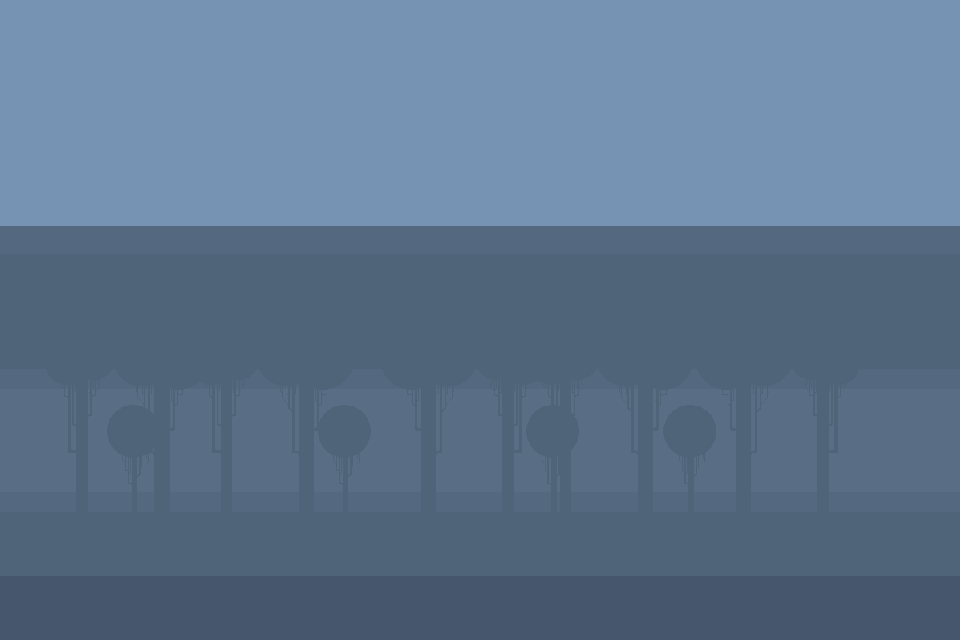

A 2D game scene composited from a Tiled map and its tileset images. What follows is a short description and the map's XML, with every tile layer's data as written:
An orthogonal 30x20 tile map with 32x32 px tiles, 2 tile layers (Fondo, Entreplanos3), 3 hidden layers not drawn, 2 tilesets.

<map version="1.10" tiledversion="1.11.0" orientation="orthogonal" renderorder="right-down" width="30" height="20" tilewidth="32" tileheight="32" infinite="0" nextlayerid="11" nextobjectid="1">
 <tileset firstgid="1" name="Fondo" tilewidth="928" tileheight="793" tilecount="1" columns="1">
  <image source="../images/Free Pixel Art Forest/Layer_0009_2.png" width="928" height="793" />
 </tileset>
 <tileset firstgid="2" source="Tfondo.tsx" />
 <layer id="1" name="Fondo" width="30" height="20">
  <data encoding="csv">
0,0,0,0,0,0,0,0,0,0,0,0,0,0,0,0,0,0,0,0,0,0,0,0,0,0,0,0,0,0,
0,0,0,0,0,0,0,0,0,0,0,0,0,0,0,0,0,0,0,0,0,0,0,0,0,0,0,0,0,0,
0,0,0,0,0,0,0,0,0,0,0,0,0,0,0,0,0,0,0,0,0,0,0,0,0,0,0,0,0,0,
0,0,0,0,0,0,0,0,0,0,0,0,0,0,0,0,0,0,0,0,0,0,0,0,0,0,0,0,0,0,
0,0,0,0,0,0,0,0,0,0,0,0,0,0,0,0,0,0,0,0,0,0,0,0,0,0,0,0,0,0,
0,0,0,0,0,0,0,0,0,0,0,0,0,0,0,0,0,0,0,0,0,0,0,0,0,0,0,0,0,0,
0,0,0,0,0,0,0,0,0,0,0,0,0,0,0,0,0,0,0,0,0,0,0,0,0,0,0,0,0,0,
0,0,0,0,0,0,0,0,0,0,0,0,0,0,0,0,0,0,0,0,0,0,0,0,0,0,0,0,0,0,
0,0,0,0,0,0,0,0,0,0,0,0,0,0,0,0,0,0,0,0,0,0,0,0,0,0,0,0,0,0,
0,0,0,0,0,0,0,0,0,0,0,0,0,0,0,0,0,0,0,0,0,0,0,0,0,0,0,0,0,0,
0,0,0,0,0,0,0,0,0,0,0,0,0,0,0,0,0,0,0,0,0,0,0,0,0,0,0,0,0,0,
0,0,0,0,0,0,0,0,0,0,0,0,0,0,0,0,0,0,0,0,0,0,0,0,0,0,0,0,0,0,
0,0,0,0,0,0,0,0,0,0,0,0,0,0,0,0,0,0,0,0,0,0,0,0,0,0,0,0,0,0,
0,0,0,0,0,0,0,0,0,0,0,0,0,0,0,0,0,0,0,0,0,0,0,0,0,0,0,0,0,0,
0,0,0,0,0,0,0,0,0,0,0,0,0,0,0,0,0,0,0,0,0,0,0,0,0,0,0,0,0,0,
0,0,0,0,0,0,0,0,0,0,0,0,0,0,0,0,0,0,0,0,0,0,0,0,0,0,0,0,0,0,
0,0,0,0,0,0,0,0,0,0,0,0,0,0,0,0,0,0,0,0,0,0,0,0,0,0,0,0,0,0,
0,0,0,0,0,0,0,0,0,0,0,0,0,0,0,0,0,0,0,0,0,0,0,0,0,0,0,0,0,0,
0,0,0,0,0,0,0,0,0,0,0,0,0,0,0,0,0,0,0,0,0,0,0,0,0,0,0,0,0,0,
2,0,0,0,0,0,0,0,0,0,0,0,0,0,0,0,0,0,0,0,0,0,0,0,0,0,0,0,0,2
</data>
 </layer>
 <layer id="7" name="Entreplanos3" width="30" height="20">
  <data encoding="csv">
0,0,0,0,0,0,0,0,0,0,0,0,0,0,0,0,0,0,0,0,0,0,0,0,0,0,0,0,0,0,
0,0,0,0,0,0,0,0,0,0,0,0,0,0,0,0,0,0,0,0,0,0,0,0,0,0,0,0,0,0,
0,0,0,0,0,0,0,0,0,0,0,0,0,0,0,0,0,0,0,0,0,0,0,0,0,0,0,0,0,0,
0,0,0,0,0,0,0,0,0,0,0,0,0,0,0,0,0,0,0,0,0,0,0,0,0,0,0,0,0,0,
0,0,0,0,0,0,0,0,0,0,0,0,0,0,0,0,0,0,0,0,0,0,0,0,0,0,0,0,0,0,
0,0,0,0,0,0,0,0,0,0,0,0,0,0,0,0,0,0,0,0,0,0,0,0,0,0,0,0,0,0,
0,0,0,0,0,0,0,0,0,0,0,0,0,0,0,0,0,0,0,0,0,0,0,0,0,0,0,0,0,0,
0,0,0,0,0,0,0,0,0,0,0,0,0,0,0,0,0,0,0,0,0,0,0,0,0,0,0,0,0,0,
0,0,0,0,0,0,0,0,0,0,0,0,0,0,0,0,0,0,0,0,0,0,0,0,0,0,0,0,0,0,
0,0,0,0,0,0,0,0,0,0,0,0,0,0,0,0,0,0,0,0,0,0,0,0,0,0,0,0,0,0,
0,0,0,0,0,0,0,0,0,0,0,0,0,0,0,0,0,0,0,0,0,0,0,0,0,0,0,0,0,0,
0,0,0,0,0,0,0,0,0,0,0,0,0,0,0,0,0,0,0,0,0,0,0,0,0,0,0,0,0,0,
0,0,0,0,0,0,0,0,0,0,0,0,0,0,0,0,0,0,0,0,0,0,0,0,0,0,0,0,0,0,
0,0,0,0,0,0,0,0,0,0,0,0,0,0,0,0,0,0,0,0,0,0,0,0,0,0,0,0,0,0,
0,0,0,0,0,0,0,0,0,0,0,0,0,0,0,0,0,0,0,0,0,0,0,0,0,0,0,0,0,0,
0,0,0,0,0,0,0,0,0,0,0,0,0,0,0,0,0,0,0,0,0,0,0,0,0,0,0,0,0,0,
0,0,0,0,0,0,0,0,0,0,0,0,0,0,0,0,0,0,0,0,0,0,0,0,0,0,0,0,0,0,
0,0,0,0,0,0,0,0,0,0,0,0,0,0,0,0,0,0,0,0,0,0,0,0,0,0,0,0,0,0,
0,0,0,0,0,0,0,0,0,0,0,0,0,0,0,0,0,0,0,0,0,0,0,0,0,0,0,0,0,0,
1,0,0,0,0,0,0,0,0,0,0,0,0,0,0,0,0,0,0,0,0,0,0,0,0,0,0,0,0,1
</data>
 </layer>
 <layer id="8" name="Entreplanos2" width="30" height="20" visible="0">
  <data encoding="csv">
0,0,0,0,0,0,0,0,0,0,0,0,0,0,0,0,0,0,0,0,0,0,0,0,0,0,0,0,0,0,
0,0,0,0,0,0,0,0,0,0,0,0,0,0,0,0,0,0,0,0,0,0,0,0,0,0,0,0,0,0,
0,0,0,0,0,0,0,0,0,0,0,0,0,0,0,0,0,0,0,0,0,0,0,0,0,0,0,0,0,0,
0,0,0,0,0,0,0,0,0,0,0,0,0,0,0,0,0,0,0,0,0,0,0,0,0,0,0,0,0,0,
0,0,0,0,0,0,0,0,0,0,0,0,0,0,0,0,0,0,0,0,0,0,0,0,0,0,0,0,0,0,
0,0,0,0,0,0,0,0,0,0,0,0,0,0,0,0,0,0,0,0,0,0,0,0,0,0,0,0,0,0,
0,0,0,0,0,0,0,0,0,0,0,0,0,0,0,0,0,0,0,0,0,0,0,0,0,0,0,0,0,0,
0,0,0,0,0,0,0,0,0,0,0,0,0,0,0,0,0,0,0,0,0,0,0,0,0,0,0,0,0,0,
0,0,0,0,0,0,0,0,0,0,0,0,0,0,0,0,0,0,0,0,0,0,0,0,0,0,0,0,0,0,
0,0,0,0,0,0,0,0,0,0,0,0,0,0,0,0,0,0,0,0,0,0,0,0,0,0,0,0,0,0,
0,0,0,0,0,0,0,0,0,0,0,0,0,0,0,0,0,0,0,0,0,0,0,0,0,0,0,0,0,0,
0,0,0,0,0,0,0,0,0,0,0,0,0,0,0,0,0,0,0,0,0,0,0,0,0,0,0,0,0,0,
0,0,0,0,0,0,0,0,0,0,0,0,0,0,0,0,0,0,0,0,0,0,0,0,0,0,0,0,0,0,
0,0,0,0,0,0,0,0,0,0,0,0,0,0,0,0,0,0,0,0,0,0,0,0,0,0,0,0,0,0,
0,0,0,0,0,0,0,0,0,0,0,0,0,0,0,0,0,0,0,0,0,0,0,0,0,0,0,0,0,0,
0,0,0,0,0,0,0,0,0,0,0,0,0,0,0,0,0,0,0,0,0,0,0,0,0,0,0,0,0,0,
0,0,0,0,0,0,0,0,0,0,0,0,0,0,0,0,0,0,0,0,0,0,0,0,0,0,0,0,0,0,
0,0,0,0,0,0,0,0,0,0,0,0,0,0,0,0,0,0,0,0,0,0,0,0,0,0,0,0,0,0,
0,0,0,0,0,0,0,0,0,0,0,0,0,0,0,0,0,0,0,0,0,0,0,0,0,0,0,0,0,0,
0,0,0,0,0,0,0,0,0,0,0,0,0,0,0,0,0,0,0,0,0,0,0,0,0,0,0,0,0,0
</data>
 </layer>
 <layer id="9" name="Entreplanos1" width="30" height="20" visible="0">
  <data encoding="csv">
0,0,0,0,0,0,0,0,0,0,0,0,0,0,0,0,0,0,0,0,0,0,0,0,0,0,0,0,0,0,
0,0,0,0,0,0,0,0,0,0,0,0,0,0,0,0,0,0,0,0,0,0,0,0,0,0,0,0,0,0,
0,0,0,0,0,0,0,0,0,0,0,0,0,0,0,0,0,0,0,0,0,0,0,0,0,0,0,0,0,0,
0,0,0,0,0,0,0,0,0,0,0,0,0,0,0,0,0,0,0,0,0,0,0,0,0,0,0,0,0,0,
0,0,0,0,0,0,0,0,0,0,0,0,0,0,0,0,0,0,0,0,0,0,0,0,0,0,0,0,0,0,
0,0,0,0,0,0,0,0,0,0,0,0,0,0,0,0,0,0,0,0,0,0,0,0,0,0,0,0,0,0,
0,0,0,0,0,0,0,0,0,0,0,0,0,0,0,0,0,0,0,0,0,0,0,0,0,0,0,0,0,0,
0,0,0,0,0,0,0,0,0,0,0,0,0,0,0,0,0,0,0,0,0,0,0,0,0,0,0,0,0,0,
0,0,0,0,0,0,0,0,0,0,0,0,0,0,0,0,0,0,0,0,0,0,0,0,0,0,0,0,0,0,
0,0,0,0,0,0,0,0,0,0,0,0,0,0,0,0,0,0,0,0,0,0,0,0,0,0,0,0,0,0,
0,0,0,0,0,0,0,0,0,0,0,0,0,0,0,0,0,0,0,0,0,0,0,0,0,0,0,0,0,0,
0,0,0,0,0,0,0,0,0,0,0,0,0,0,0,0,0,0,0,0,0,0,0,0,0,0,0,0,0,0,
0,0,0,0,0,0,0,0,0,0,0,0,0,0,0,0,0,0,0,0,0,0,0,0,0,0,0,0,0,0,
0,0,0,0,0,0,0,0,0,0,0,0,0,0,0,0,0,0,0,0,0,0,0,0,0,0,0,0,0,0,
0,0,0,0,0,0,0,0,0,0,0,0,0,0,0,0,0,0,0,0,0,0,0,0,0,0,0,0,0,0,
0,0,0,0,0,0,0,0,0,0,0,0,0,0,0,0,0,0,0,0,0,0,0,0,0,0,0,0,0,0,
0,0,0,0,0,0,0,0,0,0,0,0,0,0,0,0,0,0,0,0,0,0,0,0,0,0,0,0,0,0,
0,0,0,0,0,0,0,0,0,0,0,0,0,0,0,0,0,0,0,0,0,0,0,0,0,0,0,0,0,0,
0,0,0,0,0,0,0,0,0,0,0,0,0,0,0,0,0,0,0,0,0,0,0,0,0,0,0,0,0,0,
0,0,0,0,0,0,0,0,0,0,0,0,0,0,0,0,0,0,0,0,0,0,0,0,0,0,0,0,0,0
</data>
 </layer>
 <layer id="10" name="Frontal" width="30" height="20" visible="0">
  <data encoding="csv">
0,0,0,0,0,0,0,0,0,0,0,0,0,0,0,0,0,0,0,0,0,0,0,0,0,0,0,0,0,0,
0,0,0,0,0,0,0,0,0,0,0,0,0,0,0,0,0,0,0,0,0,0,0,0,0,0,0,0,0,0,
0,0,0,0,0,0,0,0,0,0,0,0,0,0,0,0,0,0,0,0,0,0,0,0,0,0,0,0,0,0,
0,0,0,0,0,0,0,0,0,0,0,0,0,0,0,0,0,0,0,0,0,0,0,0,0,0,0,0,0,0,
0,0,0,0,0,0,0,0,0,0,0,0,0,0,0,0,0,0,0,0,0,0,0,0,0,0,0,0,0,0,
0,0,0,0,0,0,0,0,0,0,0,0,0,0,0,0,0,0,0,0,0,0,0,0,0,0,0,0,0,0,
0,0,0,0,0,0,0,0,0,0,0,0,0,0,0,0,0,0,0,0,0,0,0,0,0,0,0,0,0,0,
0,0,0,0,0,0,0,0,0,0,0,0,0,0,0,0,0,0,0,0,0,0,0,0,0,0,0,0,0,0,
0,0,0,0,0,0,0,0,0,0,0,0,0,0,0,0,0,0,0,0,0,0,0,0,0,0,0,0,0,0,
0,0,0,0,0,0,0,0,0,0,0,0,0,0,0,0,0,0,0,0,0,0,0,0,0,0,0,0,0,0,
0,0,0,0,0,0,0,0,0,0,0,0,0,0,0,0,0,0,0,0,0,0,0,0,0,0,0,0,0,0,
0,0,0,0,0,0,0,0,0,0,0,0,0,0,0,0,0,0,0,0,0,0,0,0,0,0,0,0,0,0,
0,0,0,0,0,0,0,0,0,0,0,0,0,0,0,0,0,0,0,0,0,0,0,0,0,0,0,0,0,0,
0,0,0,0,0,0,0,0,0,0,0,0,0,0,0,0,0,0,0,0,0,0,0,0,0,0,0,0,0,0,
0,0,0,0,0,0,0,0,0,0,0,0,0,0,0,0,0,0,0,0,0,0,0,0,0,0,0,0,0,0,
0,0,0,0,0,0,0,0,0,0,0,0,0,0,0,0,0,0,0,0,0,0,0,0,0,0,0,0,0,0,
0,0,0,0,0,0,0,0,0,0,0,0,0,0,0,0,0,0,0,0,0,0,0,0,0,0,0,0,0,0,
0,0,0,0,0,0,0,0,0,0,0,0,0,0,0,0,0,0,0,0,0,0,0,0,0,0,0,0,0,0,
0,0,0,0,0,0,0,0,0,0,0,0,0,0,0,0,0,0,0,0,0,0,0,0,0,0,0,0,0,0,
0,0,0,0,0,0,0,0,0,0,0,0,0,0,0,0,0,0,0,0,0,0,0,0,0,0,0,0,0,0
</data>
 </layer>
</map>
